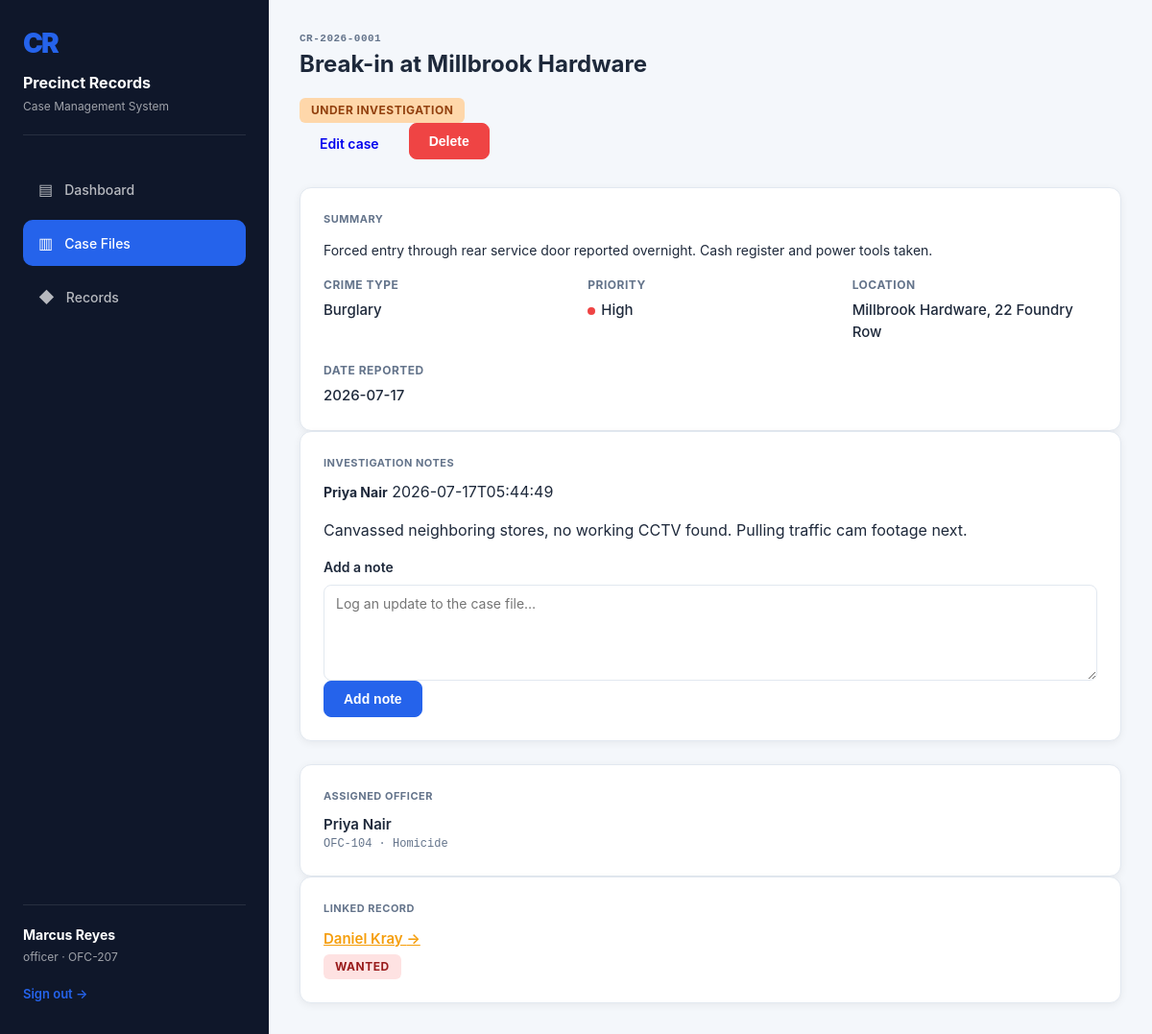
/cases/1 (signed in), run on the app's committed database.
### tables this page shows
CREATE TABLE user (
    id INTEGER PRIMARY KEY AUTOINCREMENT,
    full_name TEXT NOT NULL,
    badge_no TEXT UNIQUE NOT NULL,
    username TEXT UNIQUE NOT NULL,
    password_hash TEXT NOT NULL,
    role TEXT NOT NULL DEFAULT 'officer',
    department TEXT DEFAULT 'General Investigation',
    created_at TEXT
);

CREATE TABLE case_file (
    id INTEGER PRIMARY KEY AUTOINCREMENT,
    case_number TEXT UNIQUE NOT NULL,
    title TEXT NOT NULL,
    crime_type TEXT NOT NULL,
    description TEXT,
    location TEXT,
    date_reported TEXT,
    status TEXT DEFAULT 'Open',
    priority TEXT DEFAULT 'Medium',
    officer_id INTEGER REFERENCES user(id) ON DELETE SET NULL,
    criminal_id INTEGER REFERENCES criminal(id) ON DELETE SET NULL,
    created_at TEXT
);

CREATE TABLE case_note (
    id INTEGER PRIMARY KEY AUTOINCREMENT,
    case_id INTEGER NOT NULL REFERENCES case_file(id) ON DELETE CASCADE,
    author TEXT,
    content TEXT NOT NULL,
    created_at TEXT
);

CREATE TABLE criminal (
    id INTEGER PRIMARY KEY AUTOINCREMENT,
    full_name TEXT NOT NULL,
    age INTEGER,
    gender TEXT,
    address TEXT,
    identifying_marks TEXT,
    status TEXT DEFAULT 'Wanted',
    created_at TEXT
);

### app.py (the view)
@app.route("/cases/<int:case_id>")
@login_required
def case_detail(case_id):
    conn = dbm.get_db()
    case = conn.execute("SELECT * FROM case_file WHERE id = ?", (case_id,)).fetchone()
    if case is None:
        conn.close()
        abort(404)
    officer = None
    if case["officer_id"]:
        officer = conn.execute("SELECT * FROM user WHERE id = ?", (case["officer_id"],)).fetchone()
    criminal = None
    if case["criminal_id"]:
        criminal = conn.execute("SELECT * FROM criminal WHERE id = ?", (case["criminal_id"],)).fetchone()
    notes = conn.execute(
        "SELECT * FROM case_note WHERE case_id = ? ORDER BY created_at DESC", (case_id,)
    ).fetchall()
    conn.close()
    return render_template("case_detail.html", case=case, officer=officer, criminal=criminal, notes=notes)

### app.py (called while the page is built)
@app.before_request
def load_logged_in_user():
    user_id = session.get("user_id")
    if user_id is None:
        g.user = AnonymousUser()
    else:
        conn = dbm.get_db()
        row = conn.execute("SELECT * FROM user WHERE id = ?", (user_id,)).fetchone()
        conn.close()
        if row is None:
            g.user = AnonymousUser()
        else:
            g.user = dict(row)
            g.user["is_authenticated"] = True
            g.user["is_admin"] = row["role"] == "admin"

@app.context_processor
def inject_user():
    return {"current_user": g.get("user", AnonymousUser()), "current_year": datetime.utcnow().year}

def _is_logged_in():
    return isinstance(g.user, dict) and g.user.get("is_authenticated")

def login_required(view):
    @wraps(view)
    def wrapped(*args, **kwargs):
        if not _is_logged_in():
            return redirect(url_for("login", next=request.path))
        return view(*args, **kwargs)
    return wrapped

def slugify_status(value):
    return value.lower().replace(" ", "-")

### db.py (called while the page is built)
def get_db():
    conn = sqlite3.connect(DB_PATH)
    conn.row_factory = sqlite3.Row
    conn.execute("PRAGMA foreign_keys = ON")
    return conn

### templates/case_detail.html (shortened to what this page needs)
{% extends "base.html" %}
{% block content %}
<div class="detail-head">
  <div>
    <div class="eyebrow mono">{{ case.case_number }}</div>
    <h1>{{ case.title }}</h1>
    <span class="stamp stamp-{{ case.status|slug }}">{{ case.status }}</span>
  </div>
  <div style="display:flex; gap:10px;">
    <a class="btn" href="{{ url_for('edit_case', case_id=case.id) }}">Edit case</a>
    <form method="POST" action="{{ url_for('delete_case', case_id=case.id) }}" onsubmit="return confirm('Delete this case file permanently?');">
      <button class="btn btn-danger" type="submit">Delete</button>
    </form>
  </div>
</div>
<div class="detail-grid">
  <div>
    <div class="card">
      <div class="eyebrow" style="margin-bottom:10px;">Summary</div>
      <p style="color:var(--text-muted); font-size:14px; line-height:1.6;">{{ case.description or "No description on file." }}</p>
      <div class="meta-list" style="margin-top:16px;">
        <div><div class="k">Crime type</div><div class="v">{{ case.crime_type }}</div></div>
        <div><div class="k">Priority</div><div class="v"><span class="priority-dot priority-{{ case.priority }}"></span>{{ case.priority }}</div></div>
        <div><div class="k">Location</div><div class="v">{{ case.location or '—' }}</div></div>
        <div><div class="k">Date reported</div><div class="v">{{ case.date_reported }}</div></div>
      </div>
    </div>
    <div class="card">
      <div class="eyebrow" style="margin-bottom:10px;">Investigation notes</div>
      {% for note in notes %}
      <div class="note">
        <span class="who">{{ note.author }}</span>
        <span class="when">{{ note.created_at }}</span>
        <p>{{ note.content }}</p>
      </div>
      {% else %}
      <div style="color:var(--text-faint); font-size:13.5px;">No notes logged yet.</div>
      {% endfor %}
      <form method="POST" action="{{ url_for('add_note', case_id=case.id) }}" style="margin-top:16px;">
        <div class="field">
          <label for="content">Add a note</label>
          <textarea id="content" name="content" placeholder="Log an update to the case file…" required></textarea>
        </div>
        <button class="btn btn-primary" type="submit">Add note</button>
      </form>
    </div>
  </div>
  <div>
    <div class="card">
      <div class="eyebrow" style="margin-bottom:10px;">Assigned officer</div>
      {% if officer %}
      <div style="font-size:15px; font-weight:600;">{{ officer.full_name }}</div>
      <div class="mono" style="color:var(--text-faint); font-size:12px;">{{ officer.badge_no }} · {{ officer.department }}</div>
      {% else %}
      <div style="color:var(--text-faint);">Unassigned</div>
      {% endif %}
    </div>
    <div class="card">
      <div class="eyebrow" style="margin-bottom:10px;">Linked record</div>
      {% if criminal %}
      <a href="{{ url_for('criminal_detail', criminal_id=criminal.id) }}" style="font-size:15px; font-weight:600; color:var(--amber);">{{ criminal.full_name }} →</a>
      <div style="margin-top:4px;"><span class="stamp stamp-{{ criminal.status|slug }}">{{ criminal.status }}</span></div>
      {% else %}
      <div style="color:var(--text-faint);">No individual linked to this case.</div>
      {% endif %}
    </div>
  </div>
</div>
{% endblock %}

### templates/base.html (shortened to what this page needs)
<!DOCTYPE html>
<html lang="en">
<head>
  <link rel="stylesheet" href="{{ url_for('static', filename='css/style.css') }}">
</head>
<body>
  <div class="shell">
    <aside class="sidebar">
      <div class="sidebar__brand">
        <div class="mark">CR</div>
        <div class="title">Precinct Records</div>
        <div class="sub">Case Management System</div>
      </div>
      <ul class="tabs">
        <li><a class="tab {{ 'active' if request.endpoint=='dashboard' }}" href="{{ url_for('dashboard') }}"><span class="icon">▤</span> Dashboard</a></li>
        <li><a class="tab {{ 'active' if request.endpoint in ['cases','case_detail','new_case','edit_case'] }}" href="{{ url_for('cases') }}"><span class="icon">▥</span> Case Files</a></li>
        <li><a class="tab {{ 'active' if request.endpoint in ['criminals','criminal_detail','new_criminal','edit_criminal'] }}" href="{{ url_for('criminals') }}"><span class="icon">◆</span> Records</a></li>
      </ul>
      {% if current_user.is_authenticated %}
      <div class="sidebar__foot">
        <div class="who">{{ current_user.full_name }}</div>
        <div class="role">{{ current_user.role }} · {{ current_user.badge_no }}</div>
        <a class="signout" href="{{ url_for('logout') }}">Sign out →</a>
      </div>
      {% endif %}
    </aside>
    <main class="main">
      {% block content %}{% endblock %}
    </main>
  </div>
</body>
</html>

### static/css/style.css (style rules this page uses)
:root { --primary: #2563eb; --primary-dark: #1e40af; --secondary: #64748b; --sidebar: #0f172a; --bg: #f4f7fb; --card: #fff; --text: #1e293b; --text-faint: #64748b; --border: #e2e8f0; --success: #10b981; --error: #ef4444; --warning: #f59e0b; --amber: #f59e0b; --blue: #3b82f6; --teal: #14b8a6; --red: #ef4444; }
* { box-sizing: border-box; }
html, body { margin: 0; padding: 0; height: 100%; }
body { font-family: -apple-system, BlinkMacSystemFont, "Segoe UI", Roboto, "Helvetica Neue", Arial, sans-serif; background: var(--bg); color: var(--text); line-height: 1.5; }
.shell { display: flex; min-height: 100vh; }
.sidebar { width: 280px; background: var(--sidebar); color: #fff; padding: 24px; display: flex; flex-direction: column; position: relative; }
.sidebar__brand { margin-bottom: 32px; padding-bottom: 20px; border-bottom: 1px solid rgba(255, 255, 255, 0.1); }
.mark { font-size: 28px; font-weight: 900; letter-spacing: -2px; margin-bottom: 8px; color: var(--primary); }
.sidebar__brand .title { font-size: 16px; font-weight: 700; margin-bottom: 4px; }
.sidebar__brand .sub { font-size: 12px; color: rgba(255, 255, 255, 0.6); }
.tabs { list-style: none; margin: 0; padding: 0; flex: 1; }
.tabs li { margin-bottom: 8px; }
.tab { display: flex; align-items: center; gap: 12px; padding: 12px 16px; border-radius: 10px; color: rgba(255, 255, 255, 0.7); text-decoration: none; font-size: 14px; font-weight: 500; transition: all 0.2s ease; }
.tab.active { background: var(--primary); color: #fff; }
.tab .icon { font-size: 16px; }
.sidebar__foot { padding-top: 20px; border-top: 1px solid rgba(255, 255, 255, 0.1); }
.who { font-weight: 700; font-size: 14px; margin-bottom: 4px; }
.role { font-size: 12px; color: rgba(255, 255, 255, 0.6); margin-bottom: 12px; }
.signout { display: inline-block; color: var(--primary); text-decoration: none; font-size: 13px; font-weight: 600; padding: 8px 0; }
.main { flex: 1; padding: 32px; overflow-y: auto; }
.btn { display: inline-flex; align-items: center; gap: 6px; padding: 10px 20px; border: 1px solid transparent; border-radius: 8px; font-size: 14px; font-weight: 600; cursor: pointer; text-decoration: none; transition: all 0.2s ease; white-space: nowrap; }
.btn-primary { background: var(--primary); color: #fff; border-color: var(--primary); }
.btn-danger { background: var(--error); color: #fff; border-color: var(--error); }
.card { background: var(--card); border-radius: 12px; padding: 24px; box-shadow: 0 2px 8px rgba(0, 0, 0, 0.06); border: 1px solid var(--border); }
.eyebrow { font-size: 11px; font-weight: 700; text-transform: uppercase; letter-spacing: 0.5px; color: var(--text-faint); }
.mono { font-family: 'Courier New', Courier, monospace; }
.detail-grid { display: grid; grid-template-columns: 1fr; gap: 24px; }
.detail-head { margin-bottom: 24px; }
.detail-head h1 { margin: 0 0 16px 0; font-size: 24px; font-weight: 700; }
.meta-list { display: grid; grid-template-columns: repeat(auto-fit, minmax(200px, 1fr)); gap: 20px; }
.meta-list > div { display: flex; flex-direction: column; }
.k { font-size: 12px; font-weight: 700; text-transform: uppercase; letter-spacing: 0.5px; color: var(--text-faint); margin-bottom: 6px; }
.v { font-size: 15px; font-weight: 500; color: var(--text); }
.stamp { display: inline-block; padding: 4px 12px; border-radius: 6px; font-size: 12px; font-weight: 700; text-transform: uppercase; letter-spacing: 0.5px; }
.stamp-under-investigation { background: #fed7aa; color: #92400e; }
.stamp-wanted { background: #fee2e2; color: #991b1b; }
.priority-dot { display: inline-block; width: 8px; height: 8px; border-radius: 50%; margin-right: 6px; }
.priority-High { background: var(--error); }
.field { display: flex; flex-direction: column; }
label { font-size: 14px; font-weight: 600; margin-bottom: 8px; color: var(--text); }
input[type="text"], input[type="password"], input[type="email"], input[type="date"], input[type="number"], select, textarea { padding: 10px 12px; border: 1px solid var(--border); border-radius: 8px; font-size: 14px; font-family: inherit; color: var(--text); background: #fff; transition: all 0.2s ease; }
textarea { resize: vertical; min-height: 100px; }

### data on the page
user: full_name "Marcus Reyes", role "officer", badge_no "OFC-207"
case_file: case_number "CR-2026-0001", title "Break-in at Millbrook Hardware", status "UNDER INVESTIGATION", description "Forced entry through rear service door reported overnight. Cash register and power tools taken.", crime_type "Burglary", priority "High", location "Millbrook Hardware, 22 Foundry Row", date_reported "2026-07-17"
case_note: author "Priya Nair", created_at "2026-07-17T05:44:49", content "Canvassed neighboring stores, no working CCTV found. Pulling traffic cam footage next."
user: full_name "Priya Nair", badge_no "OFC-104", department "Homicide"
criminal: full_name "Daniel Kray", status "WANTED"
